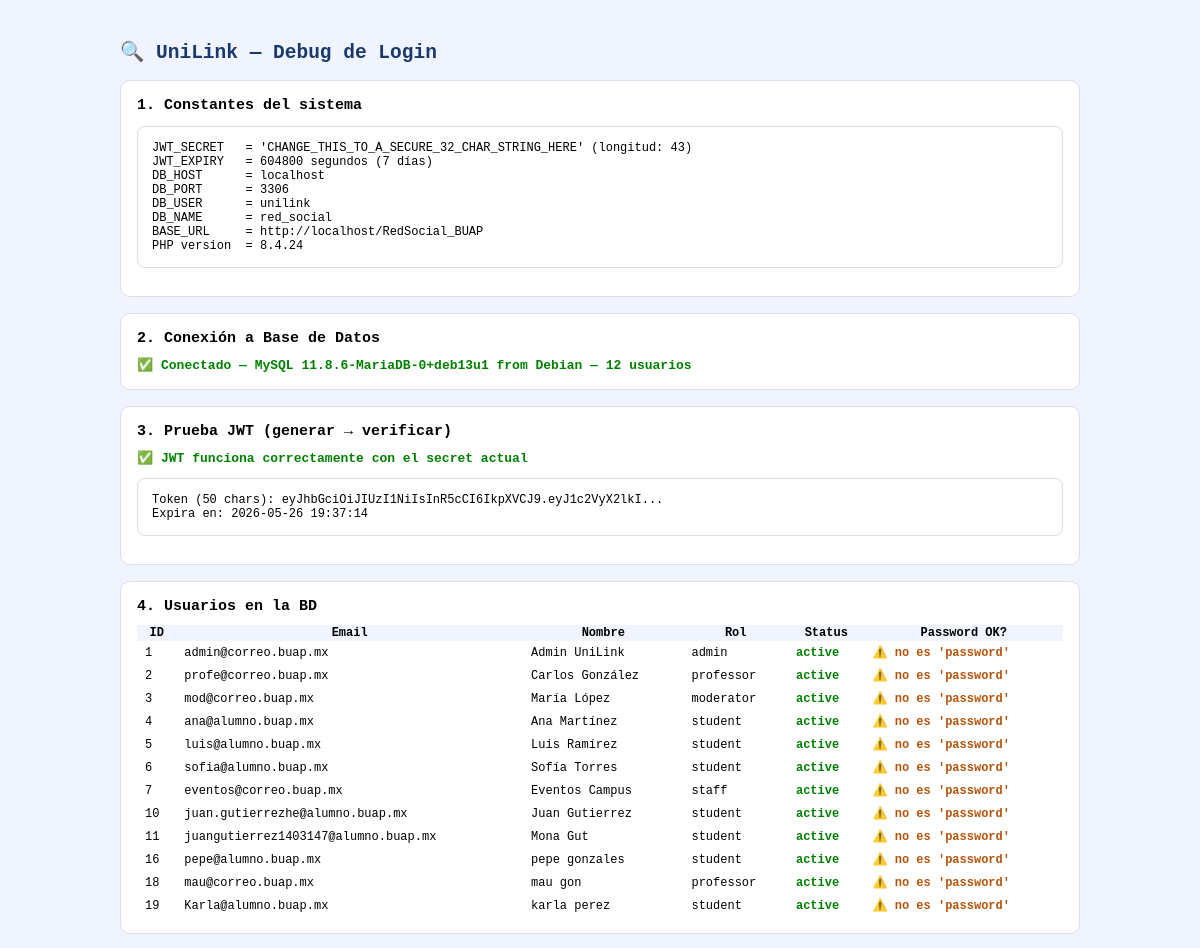
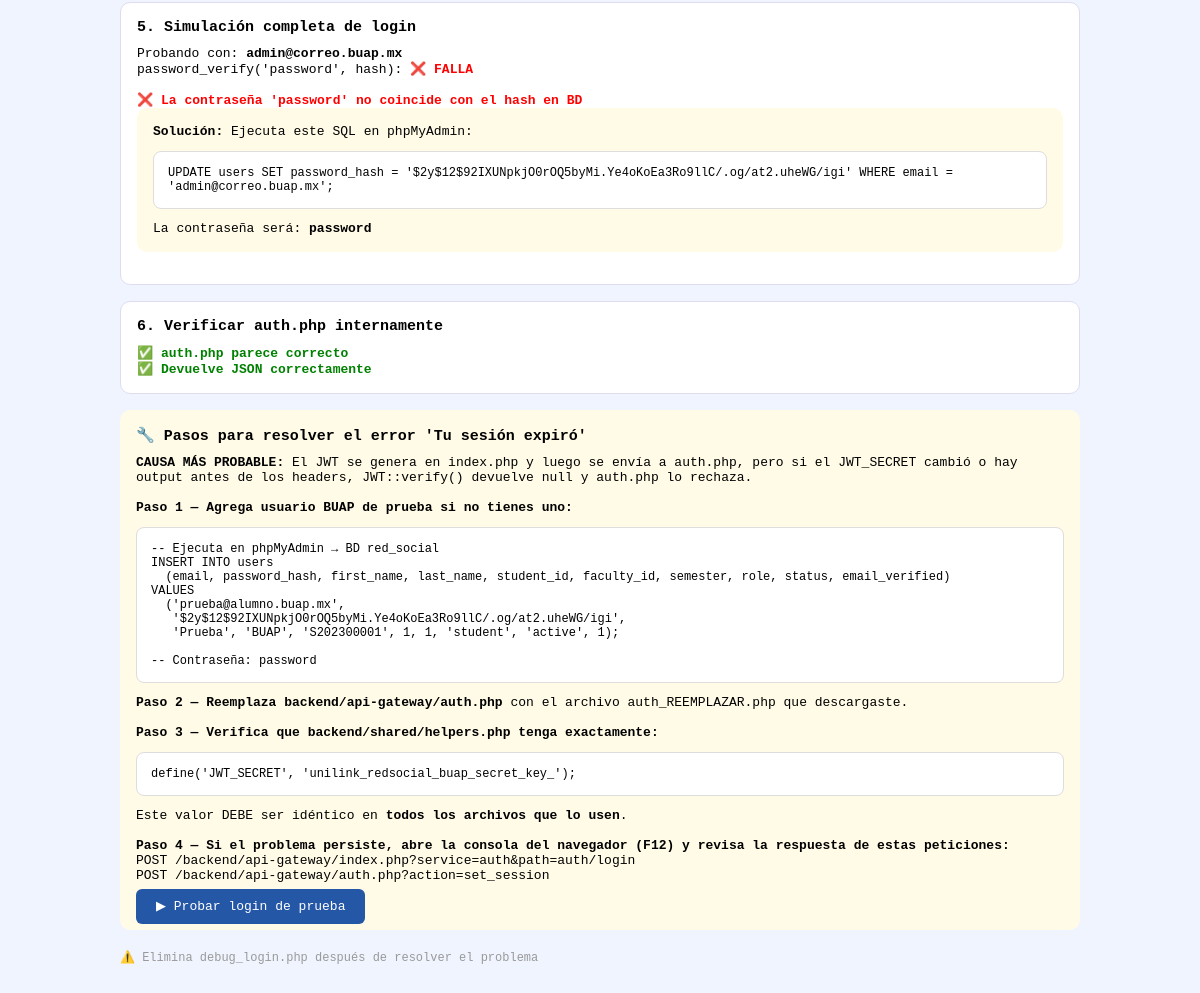
The app's page /debug_login.php with its own data (2 pictures, top to bottom).
### tables this page shows
CREATE TABLE `users` (
  `user_id` int(10) UNSIGNED NOT NULL,
  `email` varchar(255) NOT NULL,
  `password_hash` varchar(255) NOT NULL,
  `first_name` varchar(80) NOT NULL,
  `last_name` varchar(80) NOT NULL,
  `student_id` varchar(20) DEFAULT NULL,
  `faculty_id` int(10) UNSIGNED DEFAULT NULL,
  `career_id` int(10) UNSIGNED DEFAULT NULL,
  `semester` tinyint(3) UNSIGNED DEFAULT 1,
  `role` enum('student','professor','admin','moderator','staff') DEFAULT 'student',
  `status` enum('active','inactive','suspended','pending_verification') DEFAULT 'active',
  `bio` varchar(300) DEFAULT NULL,
  `avatar` varchar(512) DEFAULT NULL,
  `phone` varchar(20) DEFAULT NULL,
  `show_phone` tinyint(1) DEFAULT 0,
  `reputation_score` int(11) DEFAULT 0,
  `last_login` timestamp NULL DEFAULT NULL,
  `email_verified` tinyint(1) DEFAULT 1,
  `created_at` timestamp NOT NULL DEFAULT current_timestamp(),
  `updated_at` timestamp NOT NULL DEFAULT current_timestamp() ON UPDATE current_timestamp()
);

### backend/shared/jwt.php (called while the page is built, shortened)
<?php
class JWT {
    public static function generate(array $payload): string {
        $header  = base64_encode(json_encode(['alg' => 'HS256', 'typ' => 'JWT']));
        $payload['iat'] = time();
        $payload['exp'] = time() + JWT_EXPIRY;
        $body    = base64_encode(json_encode($payload));
        $sig     = self::sign("$header.$body");
        return "$header.$body.$sig";
    }
    public static function verify(string $token): ?array {
        $parts = explode('.', $token);
        [$header, $body, $sig] = $parts;
        $payload = json_decode(base64_decode($body), true);
        return $payload;
    }
    private static function sign(string $data): string {
        return base64_encode(hash_hmac('sha256', $data, JWT_SECRET, true));
    }
}

### debug_login.php (the view, shortened to what this page needs)
<?php
require_once __DIR__ . '/backend/shared/jwt.php';
?>
<!DOCTYPE html>
<html><head><meta charset="UTF-8">
</head><body>
<h2>🔍 UniLink — Debug de Login</h2>
<?php
echo "<div class='box'><h3>1. Constantes del sistema</h3><pre>";
echo "JWT_SECRET   = '" . JWT_SECRET . "' (longitud: " . strlen(JWT_SECRET) . ")\n";
echo "JWT_EXPIRY   = " . JWT_EXPIRY . " segundos (" . (JWT_EXPIRY/86400) . " días)\n";
echo "DB_HOST      = " . DB_HOST . "\n";
echo "DB_PORT      = " . DB_PORT . "\n";
echo "DB_USER      = " . DB_USER . "\n";
echo "DB_NAME      = " . DB_NAME . "\n";
echo "BASE_URL     = " . BASE_URL . "\n";
echo "PHP version  = " . PHP_VERSION . "\n";
echo "</pre></div>";
echo "<div class='box'><h3>2. Conexión a Base de Datos</h3>";
$pdo = null;
try {
    $dsn = "mysql:host=" . DB_HOST . ";port=" . DB_PORT . ";dbname=" . DB_NAME . ";charset=utf8mb4";
    $pdo = new PDO($dsn, DB_USER, DB_PASS, [
        PDO::ATTR_ERRMODE => PDO::ERRMODE_EXCEPTION,
        PDO::ATTR_EMULATE_PREPARES => true,
    ]);
    $ver = $pdo->query("SELECT VERSION()")->fetchColumn();
    $cnt = $pdo->query("SELECT COUNT(*) FROM users")->fetchColumn();
    echo "<span class='ok'>✅ Conectado — MySQL $ver — $cnt usuarios</span><br>";
} catch (PDOException $e) {
    echo "<span class='fail'>❌ ERROR BD: " . htmlspecialchars($e->getMessage()) . "</span><br>";
    echo "<div class='fix'><b>Solución:</b> Verifica que MySQL corre en puerto " . DB_PORT . " y que la BD <b>" . DB_NAME . "</b> existe.</div>";
}
echo "</div>";
echo "<div class='box'><h3>3. Prueba JWT (generar → verificar)</h3>";
$testPayload = [
    'user_id'    => 999,
    'email'      => 'test@alumno.buap.mx',
    'role'       => 'student',
    'faculty_id' => 1,
];
$token    = JWT::generate($testPayload);
$verified = JWT::verify($token);
if ($verified && $verified['user_id'] === 999) {
    echo "<span class='ok'>✅ JWT funciona correctamente con el secret actual</span><br>";
    echo "<pre>Token (50 chars): " . substr($token, 0, 50) . "...\nExpira en: " . date('Y-m-d H:i:s', $verified['exp']) . "</pre>";
} else {
    echo "<span class='fail'>❌ JWT FALLA — el token generado no se puede verificar</span><br>";
    echo "<pre>Secret: '" . JWT_SECRET . "'\nToken generado: " . substr($token, 0, 80) . "...\nVerificación: " . var_export($verified, true) . "</pre>";
}
echo "</div>";
if ($pdo) {
    echo "<div class='box'><h3>4. Usuarios en la BD</h3>";
    $stmt = $pdo->query("SELECT user_id, email, first_name, last_name, role, status FROM users ORDER BY user_id LIMIT 20");
    $users = $stmt->fetchAll(PDO::FETCH_ASSOC);
    if ($users) {
        echo "<table style='width:100%;border-collapse:collapse;font-size:12px'>";
        echo "<tr style='background:#f0f4ff'><th>ID</th><th>Email</th><th>Nombre</th><th>Rol</th><th>Status</th><th>Password OK?</th></tr>";
        foreach ($users as $u) {
            $ps2 = $pdo->prepare("SELECT password_hash FROM users WHERE user_id=?");
            $ps2->execute([$u['user_id']]);
            $hash2 = $ps2->fetchColumn();
            $passOk2 = $hash2 ? password_verify('password', $hash2) : false;
            $rowStyle = $u['status'] !== 'active' ? 'background:#FFF0F0' : '';
            echo "<tr style='$rowStyle'>";
            echo "<td style='padding:4px 8px'>{$u['user_id']}</td>";
            echo "<td style='padding:4px 8px'>" . htmlspecialchars($u['email']) . "</td>";
            echo "<td style='padding:4px 8px'>" . htmlspecialchars($u['first_name'].' '.$u['last_name']) . "</td>";
            echo "<td style='padding:4px 8px'>{$u['role']}</td>";
            echo "<td style='padding:4px 8px'>" . ($u['status']==='active' ? "<span class='ok'>{$u['status']}</span>" : "<span class='fail'>{$u['status']}</span>") . "</td>";
            echo "<td style='padding:4px 8px'>" . ($passOk2 ? "<span class='ok'>✅ 'password'</span>" : "<span class='warn'>⚠️ no es 'password'</span>") . "</td>";
            echo "</tr>";
        }
        echo "</table>";
    } else {
        echo "<span class='fail'>❌ No hay usuarios en la BD</span><br>";
    }
    echo "</div>";
}
echo "<div class='box'><h3>5. Simulación completa de login</h3>";
if ($pdo) {
    $stmt = $pdo->query("SELECT * FROM users WHERE status='active' LIMIT 1");
    $u = $stmt->fetch(PDO::FETCH_ASSOC);
    if ($u) {
        echo "Probando con: <b>{$u['email']}</b><br>";
        $passOk = password_verify('password', $u['password_hash']);
        echo "password_verify('password', hash): " . ($passOk ? "<span class='ok'>✅ OK</span>" : "<span class='fail'>❌ FALLA</span>") . "<br>";
        if ($passOk) {
            $payload = [
                'user_id'    => (int)$u['user_id'],
                'email'      => $u['email'],
                'role'       => $u['role'],
                'faculty_id' => $u['faculty_id'],
            ];
            $jwtToken = JWT::generate($payload);
            $verified = JWT::verify($jwtToken);
            echo "JWT generado: " . ($verified ? "<span class='ok'>✅ verificado</span>" : "<span class='fail'>❌ FALLA</span>") . "<br>";
            if ($verified) {
                echo "<br><span class='ok'>✅ Todo OK — el login DEBERÍA funcionar</span><br>";
                echo "<br><b>Prueba estas credenciales:</b><br>";
                echo "Email: <code>" . htmlspecialchars($u['email']) . "</code><br>";
                echo "Password: <code>password</code><br>";
                echo "<br><b>Token de prueba (primeros 80 chars):</b><br>";
                echo "<code>" . substr($jwtToken, 0, 80) . "...</code>";
            }
        } else {
            echo "<br><span class='fail'>❌ La contraseña 'password' no coincide con el hash en BD</span><br>";
            echo "<div class='fix'><b>Solución:</b> Ejecuta este SQL en phpMyAdmin:<br>";
            echo "<pre>UPDATE users SET password_hash = '\$2y\$12\$92IXUNpkjO0rOQ5byMi.Ye4oKoEa3Ro9llC/.og/at2.uheWG/igi' WHERE email = '" . htmlspecialchars($u['email']) . "';</pre>";
            echo "La contraseña será: <b>password</b></div>";
        }
    }
}
echo "</div>";
echo "<div class='box'><h3>6. Verificar auth.php internamente</h3>";
$authFile = __DIR__ . '/backend/api-gateway/auth.php';
$authContent = file_get_contents($authFile);
$problems = [];
if ($problems) {
    foreach ($problems as $p) echo "<span class='warn'>⚠️ $p</span><br>";
} else {
    echo "<span class='ok'>✅ auth.php parece correcto</span><br>";
}
if (strpos($authContent, "Content-Type: application/json") !== false ||
    strpos($authContent, 'json_encode') !== false) {
    echo "<span class='ok'>✅ Devuelve JSON correctamente</span><br>";
} else {
    echo "<span class='fail'>❌ No detecté Content-Type JSON en auth.php — puede causar errores de parseo</span><br>";
    $problems[] = "missing_json_header";
}
echo "</div>";
echo "<div class='fix'><h3>🔧 Pasos para resolver el error 'Tu sesión expiró'</h3>";
echo "<b>CAUSA MÁS PROBABLE:</b> El JWT se genera en <code>index.php</code> y luego se envía a <code>auth.php</code>,
pero si el JWT_SECRET cambió o hay output antes de los headers, <code>JWT::verify()</code> devuelve null y auth.php lo rechaza.<br><br>";
echo "<b>Paso 1 — Agrega usuario BUAP de prueba si no tienes uno:</b>";
echo "<pre>-- Ejecuta en phpMyAdmin → BD red_social
INSERT INTO users
  (email, password_hash, first_name, last_name, student_id, faculty_id, semester, role, status, email_verified)
VALUES
  ('prueba@alumno.buap.mx',
   '\$2y\$12\$92IXUNpkjO0rOQ5byMi.Ye4oKoEa3Ro9llC/.og/at2.uheWG/igi',
   'Prueba', 'BUAP', 'S202300001', 1, 1, 'student', 'active', 1);
-- Contraseña: password</pre>";
echo "<b>Paso 2 — Reemplaza <code>backend/api-gateway/auth.php</code></b> con el archivo <code>auth_REEMPLAZAR.php</code> que descargaste.<br><br>";
echo "<b>Paso 3 — Verifica que <code>backend/shared/helpers.php</code> tenga exactamente:</b>";
echo "<pre>define('JWT_SECRET', 'unilink_redsocial_buap_secret_key_');</pre>";
echo "Este valor DEBE ser idéntico en <b>todos los archivos que lo usen</b>.<br><br>";
echo "<b>Paso 4 — Si el problema persiste, abre la consola del navegador (F12) y revisa la respuesta de estas peticiones:</b><br>";
echo "<code>POST /backend/api-gateway/index.php?service=auth&path=auth/login</code><br>";
echo "<code>POST /backend/api-gateway/auth.php?action=set_session</code><br><br>";
echo "<a href='http://localhost:8012/RedSocial_BUAP/debug_login.php?action=test_login&email=prueba@alumno.buap.mx' style='background:#2557A7;color:#fff;padding:10px 20px;border-radius:6px;text-decoration:none'>▶ Probar login de prueba</a>";
echo "</div>";
?>
<p style="color:#999;font-size:12px;margin-top:20px">⚠️ Elimina <code>debug_login.php</code> después de resolver el problema</p>
</body></html>

### debug_login.php (style rules this page uses)
body { font-family:monospace;padding:24px;background:#f0f4ff;max-width:960px;margin:0 auto }
h2 { color:#1A3A6B }
.ok { color:green;font-weight:bold }
.fail { color:red;font-weight:bold }
.warn { color:#B45309;font-weight:bold }
pre { background:#fff;padding:14px;border-radius:8px;border:1px solid #ddd;font-size:12px;overflow-x:auto;white-space:pre-wrap }
.box { background:#fff;border-radius:10px;padding:16px;margin-bottom:16px;border:1px solid #dde }
.fix { background:#fffbe6;border-color:#f0c040;border-radius:10px;padding:16px;margin-bottom:16px }
h3 { margin:0 0 10px;font-size:15px }

### records on screen
users: user_id "1", email "admin@correo.buap.mx", first_name+last_name "Admin UniLink", role "admin", status "active", shows "⚠️ no es 'password'"
users: user_id "2", email "profe@correo.buap.mx", first_name+last_name "Carlos González", role "professor", status "active", shows "⚠️ no es 'password'"
users: user_id "3", email "mod@correo.buap.mx", first_name+last_name "María López", role "moderator", status "active", shows "⚠️ no es 'password'"
users: user_id "4", email "ana@alumno.buap.mx", first_name+last_name "Ana Martínez", role "student", status "active", shows "⚠️ no es 'password'"
users: user_id "5", email "luis@alumno.buap.mx", first_name+last_name "Luis Ramírez", role "student", status "active", shows "⚠️ no es 'password'"
users: user_id "6", email "sofia@alumno.buap.mx", first_name+last_name "Sofía Torres", role "student", status "active", shows "⚠️ no es 'password'"
users: user_id "7", email "eventos@correo.buap.mx", first_name+last_name "Eventos Campus", role "staff", status "active", shows "⚠️ no es 'password'"
users: user_id "10", email "juan.gutierrezhe@alumno.buap.mx", first_name+last_name "Juan Gutierrez", role "student", status "active", shows "⚠️ no es 'password'"
users: user_id "11", email "juangutierrez1403147@alumno.buap.mx", first_name+last_name "Mona Gut", role "student", status "active", shows "⚠️ no es 'password'"
users: user_id "16", email "pepe@alumno.buap.mx", first_name+last_name "pepe gonzales", role "student", status "active", shows "⚠️ no es 'password'"
users: user_id "18", email "mau@correo.buap.mx", first_name+last_name "mau gon", role "professor", status "active", shows "⚠️ no es 'password'"
users: user_id "19", email "Karla@alumno.buap.mx", first_name+last_name "karla perez", role "student", status "active", shows "⚠️ no es 'password'"

### other values on screen
JWT_SECRET "CHANGE_THIS_TO_A_SECURE_32_CHAR_STRING_HERE"
strlen(JWT_SECRET) "43"
JWT_EXPIRY "604800"
JWT_EXPIRY/86400 "7"
DB_HOST "localhost"
DB_PORT "3306"
DB_USER "unilink"
DB_NAME "red_social"
BASE_URL "http://localhost/RedSocial_BUAP"
PHP_VERSION "8.4.24"
$ver "11.8.6-MariaDB-0+deb13u1 from Debian"
$cnt "12"
substr($token, 0, 50) "eyJhbGciOiJIUzI1NiIsInR5cCI6IkpXVCJ9.eyJ1c2VyX2lkI"
date('Y-m-d H:i:s', $verified['exp']) "2026-05-26 19:37:14"
